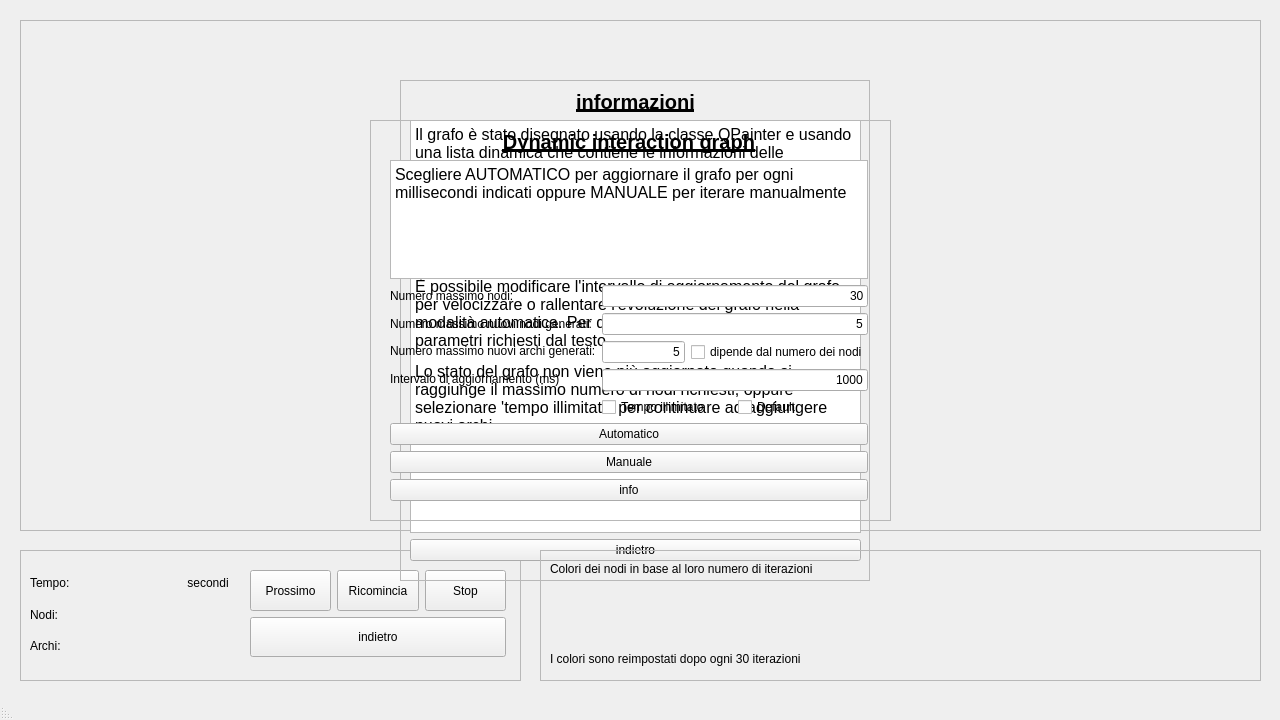
<?xml version="1.0" encoding="UTF-8"?>
<ui version="4.0">
 <class>dynamic_graph</class>
 <widget class="QMainWindow" name="dynamic_graph">
  <property name="geometry">
   <rect>
    <x>0</x>
    <y>0</y>
    <width>1280</width>
    <height>720</height>
   </rect>
  </property>
  <property name="sizePolicy">
   <sizepolicy hsizetype="Expanding" vsizetype="Fixed">
    <horstretch>0</horstretch>
    <verstretch>0</verstretch>
   </sizepolicy>
  </property>
  <property name="minimumSize">
   <size>
    <width>1280</width>
    <height>720</height>
   </size>
  </property>
  <property name="maximumSize">
   <size>
    <width>1280</width>
    <height>720</height>
   </size>
  </property>
  <property name="windowTitle">
   <string>dynamic_graph</string>
  </property>
  <property name="layoutDirection">
   <enum>Qt::RightToLeft</enum>
  </property>
  <widget class="QWidget" name="centralwidget">
   <widget class="QFrame" name="frame">
    <property name="geometry">
     <rect>
      <x>20</x>
      <y>20</y>
      <width>1241</width>
      <height>511</height>
     </rect>
    </property>
    <property name="frameShape">
     <enum>QFrame::StyledPanel</enum>
    </property>
    <property name="frameShadow">
     <enum>QFrame::Raised</enum>
    </property>
   </widget>
   <widget class="QFrame" name="frame_3">
    <property name="geometry">
     <rect>
      <x>20</x>
      <y>550</y>
      <width>501</width>
      <height>131</height>
     </rect>
    </property>
    <property name="frameShape">
     <enum>QFrame::StyledPanel</enum>
    </property>
    <property name="frameShadow">
     <enum>QFrame::Raised</enum>
    </property>
    <widget class="QWidget" name="layoutWidget">
     <property name="geometry">
      <rect>
       <x>10</x>
       <y>20</y>
       <width>211</width>
       <height>89</height>
      </rect>
     </property>
     <layout class="QHBoxLayout" name="horizontalLayout_7">
      <item>
       <layout class="QVBoxLayout" name="verticalLayout_9">
        <item>
         <widget class="QLabel" name="label_12">
          <property name="layoutDirection">
           <enum>Qt::LeftToRight</enum>
          </property>
          <property name="text">
           <string>secondi</string>
          </property>
          <property name="alignment">
           <set>Qt::AlignCenter</set>
          </property>
         </widget>
        </item>
        <item>
         <widget class="QLabel" name="label_13">
          <property name="layoutDirection">
           <enum>Qt::LeftToRight</enum>
          </property>
          <property name="text">
           <string/>
          </property>
          <property name="alignment">
           <set>Qt::AlignCenter</set>
          </property>
         </widget>
        </item>
        <item>
         <widget class="QLabel" name="label_14">
          <property name="layoutDirection">
           <enum>Qt::LeftToRight</enum>
          </property>
          <property name="text">
           <string/>
          </property>
          <property name="alignment">
           <set>Qt::AlignCenter</set>
          </property>
         </widget>
        </item>
       </layout>
      </item>
      <item>
       <layout class="QVBoxLayout" name="verticalLayout_7">
        <property name="sizeConstraint">
         <enum>QLayout::SetFixedSize</enum>
        </property>
        <item>
         <widget class="QLabel" name="label_9">
          <property name="layoutDirection">
           <enum>Qt::LeftToRight</enum>
          </property>
          <property name="text">
           <string/>
          </property>
          <property name="alignment">
           <set>Qt::AlignCenter</set>
          </property>
         </widget>
        </item>
        <item>
         <widget class="QLabel" name="label_10">
          <property name="layoutDirection">
           <enum>Qt::LeftToRight</enum>
          </property>
          <property name="text">
           <string/>
          </property>
          <property name="alignment">
           <set>Qt::AlignCenter</set>
          </property>
         </widget>
        </item>
        <item>
         <widget class="QLabel" name="label_11">
          <property name="layoutDirection">
           <enum>Qt::LeftToRight</enum>
          </property>
          <property name="text">
           <string/>
          </property>
          <property name="alignment">
           <set>Qt::AlignCenter</set>
          </property>
         </widget>
        </item>
       </layout>
      </item>
      <item>
       <layout class="QVBoxLayout" name="verticalLayout_6">
        <property name="sizeConstraint">
         <enum>QLayout::SetFixedSize</enum>
        </property>
        <item>
         <widget class="QLabel" name="label_6">
          <property name="text">
           <string>Tempo:</string>
          </property>
         </widget>
        </item>
        <item>
         <widget class="QLabel" name="label_7">
          <property name="text">
           <string>Nodi:</string>
          </property>
         </widget>
        </item>
        <item>
         <widget class="QLabel" name="label_8">
          <property name="text">
           <string>Archi:</string>
          </property>
         </widget>
        </item>
       </layout>
      </item>
     </layout>
    </widget>
    <widget class="QWidget" name="verticalLayoutWidget_2">
     <property name="geometry">
      <rect>
       <x>230</x>
       <y>20</y>
       <width>256</width>
       <height>87</height>
      </rect>
     </property>
     <layout class="QVBoxLayout" name="verticalLayout_4">
      <item>
       <layout class="QHBoxLayout" name="horizontalLayout">
        <item>
         <widget class="QPushButton" name="pushButton">
          <property name="sizePolicy">
           <sizepolicy hsizetype="Expanding" vsizetype="Fixed">
            <horstretch>0</horstretch>
            <verstretch>0</verstretch>
           </sizepolicy>
          </property>
          <property name="maximumSize">
           <size>
            <width>1000</width>
            <height>50</height>
           </size>
          </property>
          <property name="text">
           <string>Stop</string>
          </property>
         </widget>
        </item>
        <item>
         <widget class="QPushButton" name="stop_2">
          <property name="sizePolicy">
           <sizepolicy hsizetype="Expanding" vsizetype="Fixed">
            <horstretch>0</horstretch>
            <verstretch>0</verstretch>
           </sizepolicy>
          </property>
          <property name="maximumSize">
           <size>
            <width>1000</width>
            <height>50</height>
           </size>
          </property>
          <property name="text">
           <string>Ricomincia</string>
          </property>
         </widget>
        </item>
        <item>
         <widget class="QPushButton" name="next">
          <property name="sizePolicy">
           <sizepolicy hsizetype="Expanding" vsizetype="Fixed">
            <horstretch>0</horstretch>
            <verstretch>0</verstretch>
           </sizepolicy>
          </property>
          <property name="maximumSize">
           <size>
            <width>1000</width>
            <height>50</height>
           </size>
          </property>
          <property name="text">
           <string>Prossimo</string>
          </property>
         </widget>
        </item>
       </layout>
      </item>
      <item>
       <layout class="QHBoxLayout" name="horizontalLayout_4">
        <item>
         <widget class="QPushButton" name="stop">
          <property name="sizePolicy">
           <sizepolicy hsizetype="Expanding" vsizetype="Fixed">
            <horstretch>0</horstretch>
            <verstretch>0</verstretch>
           </sizepolicy>
          </property>
          <property name="maximumSize">
           <size>
            <width>1000</width>
            <height>50</height>
           </size>
          </property>
          <property name="text">
           <string>indietro</string>
          </property>
         </widget>
        </item>
       </layout>
      </item>
     </layout>
    </widget>
   </widget>
   <widget class="QFrame" name="frame_4">
    <property name="geometry">
     <rect>
      <x>400</x>
      <y>80</y>
      <width>470</width>
      <height>501</height>
     </rect>
    </property>
    <property name="frameShape">
     <enum>QFrame::StyledPanel</enum>
    </property>
    <property name="frameShadow">
     <enum>QFrame::Raised</enum>
    </property>
    <widget class="QWidget" name="verticalLayoutWidget_3">
     <property name="geometry">
      <rect>
       <x>10</x>
       <y>10</y>
       <width>451</width>
       <height>471</height>
      </rect>
     </property>
     <layout class="QVBoxLayout" name="verticalLayout_3">
      <item>
       <widget class="QLabel" name="label_15">
        <property name="font">
         <font>
          <pointsize>15</pointsize>
          <weight>75</weight>
          <bold>true</bold>
          <underline>true</underline>
         </font>
        </property>
        <property name="layoutDirection">
         <enum>Qt::LeftToRight</enum>
        </property>
        <property name="text">
         <string>informazioni</string>
        </property>
        <property name="alignment">
         <set>Qt::AlignCenter</set>
        </property>
       </widget>
      </item>
      <item>
       <widget class="QTextBrowser" name="textBrowser_2">
        <property name="lineWrapMode">
         <enum>QTextEdit::WidgetWidth</enum>
        </property>
        <property name="html">
         <string>&lt;!DOCTYPE HTML PUBLIC &quot;-//W3C//DTD HTML 4.0//EN&quot; &quot;http://www.w3.org/TR/REC-html40/strict.dtd&quot;&gt;
&lt;html&gt;&lt;head&gt;&lt;meta name=&quot;qrichtext&quot; content=&quot;1&quot; /&gt;&lt;style type=&quot;text/css&quot;&gt;
p, li { white-space: pre-wrap; }
&lt;/style&gt;&lt;/head&gt;&lt;body style=&quot; font-family:'Open Sans'; font-size:9pt; font-weight:400; font-style:normal;&quot;&gt;
&lt;p style=&quot; margin-top:12px; margin-bottom:0px; margin-left:0px; margin-right:0px; -qt-block-indent:0; text-indent:0px; line-height:100%; background-color:transparent;&quot;&gt;&lt;span style=&quot; font-family:'Open Sans'; font-size:12pt; background-color:transparent;&quot;&gt;Il grafo è stato disegnato usando la classe QPainter e usando una lista dinamica che contiene le informazioni delle coordinate dei nodi e degli archi.&lt;/span&gt;&lt;/p&gt;
&lt;p style=&quot; margin-top:12px; margin-bottom:0px; margin-left:0px; margin-right:0px; -qt-block-indent:0; text-indent:0px; line-height:100%; background-color:transparent;&quot;&gt;&lt;span style=&quot; font-family:'Open Sans'; font-size:12pt; background-color:transparent;&quot;&gt;Non era chiaro se ci fosse un numero massimo di archi e nodi generati a ogni iterazione, quindi è stato permesso all' utente di sceglierlo. L' utente può anche decidere se visualizzare il grafo aggiornato periodicamente oppure manualmente. &lt;/span&gt;&lt;/p&gt;
&lt;p style=&quot; margin-top:12px; margin-bottom:0px; margin-left:0px; margin-right:0px; -qt-block-indent:0; text-indent:0px; line-height:100%; background-color:transparent;&quot;&gt;&lt;span style=&quot; font-family:'Open Sans'; font-size:12pt; background-color:transparent;&quot;&gt;È possibile modificare l'intervallo di aggiornamento del grafo per velocizzare o rallentare l'evoluzione del grafo nella modalità automatica. Per default vengono impostati i parametri richiesti dal testo.&lt;/span&gt;&lt;/p&gt;
&lt;p style=&quot; margin-top:12px; margin-bottom:0px; margin-left:0px; margin-right:0px; -qt-block-indent:0; text-indent:0px; line-height:100%; background-color:transparent;&quot;&gt;&lt;span style=&quot; font-family:'Open Sans'; font-size:12pt; background-color:transparent;&quot;&gt;Lo stato del grafo non viene più aggiornato quando si raggiunge il massimo numero di nodi richiesti, oppure selezionare 'tempo illimitato' per continuare ad aggiungere nuovi archi.&lt;/span&gt;&lt;/p&gt;&lt;/body&gt;&lt;/html&gt;</string>
        </property>
       </widget>
      </item>
      <item>
       <widget class="QPushButton" name="indietro">
        <property name="text">
         <string>indietro</string>
        </property>
       </widget>
      </item>
     </layout>
    </widget>
   </widget>
   <widget class="QFrame" name="frame_2">
    <property name="geometry">
     <rect>
      <x>370</x>
      <y>120</y>
      <width>521</width>
      <height>401</height>
     </rect>
    </property>
    <property name="frameShape">
     <enum>QFrame::StyledPanel</enum>
    </property>
    <property name="frameShadow">
     <enum>QFrame::Raised</enum>
    </property>
    <widget class="QWidget" name="verticalLayoutWidget">
     <property name="geometry">
      <rect>
       <x>20</x>
       <y>10</y>
       <width>478</width>
       <height>371</height>
      </rect>
     </property>
     <property name="layoutDirection">
      <enum>Qt::LeftToRight</enum>
     </property>
     <layout class="QVBoxLayout" name="verticalLayout">
      <item>
       <widget class="QLabel" name="label">
        <property name="font">
         <font>
          <pointsize>15</pointsize>
          <weight>75</weight>
          <bold>true</bold>
          <underline>true</underline>
         </font>
        </property>
        <property name="layoutDirection">
         <enum>Qt::LeftToRight</enum>
        </property>
        <property name="text">
         <string>Dynamic interaction graph</string>
        </property>
        <property name="textFormat">
         <enum>Qt::AutoText</enum>
        </property>
        <property name="alignment">
         <set>Qt::AlignCenter</set>
        </property>
       </widget>
      </item>
      <item>
       <widget class="QTextBrowser" name="textBrowser">
        <property name="layoutDirection">
         <enum>Qt::LeftToRight</enum>
        </property>
        <property name="lineWrapMode">
         <enum>QTextEdit::WidgetWidth</enum>
        </property>
        <property name="html">
         <string>&lt;!DOCTYPE HTML PUBLIC &quot;-//W3C//DTD HTML 4.0//EN&quot; &quot;http://www.w3.org/TR/REC-html40/strict.dtd&quot;&gt;
&lt;html&gt;&lt;head&gt;&lt;meta name=&quot;qrichtext&quot; content=&quot;1&quot; /&gt;&lt;style type=&quot;text/css&quot;&gt;
p, li { white-space: pre-wrap; }
&lt;/style&gt;&lt;/head&gt;&lt;body style=&quot; font-family:'Open Sans'; font-size:9pt; font-weight:400; font-style:normal;&quot;&gt;
&lt;p style=&quot; margin-top:0px; margin-bottom:0px; margin-left:0px; margin-right:0px; -qt-block-indent:0; text-indent:0px;&quot;&gt;&lt;span style=&quot; font-family:'Open Sans'; font-size:12pt;&quot;&gt;Scegliere AUTOMATICO per aggiornare il grafo per ogni millisecondi indicati oppure MANUALE per iterare manualmente&lt;/span&gt;&lt;/p&gt;&lt;/body&gt;&lt;/html&gt;</string>
        </property>
       </widget>
      </item>
      <item>
       <layout class="QHBoxLayout" name="horizontalLayout_8">
        <item>
         <layout class="QVBoxLayout" name="verticalLayout_11">
          <item>
           <widget class="QLabel" name="label_2">
            <property name="layoutDirection">
             <enum>Qt::LeftToRight</enum>
            </property>
            <property name="text">
             <string>Numero massimo nodi:</string>
            </property>
           </widget>
          </item>
          <item>
           <widget class="QLabel" name="label_3">
            <property name="layoutDirection">
             <enum>Qt::LeftToRight</enum>
            </property>
            <property name="text">
             <string>Numero massimo nuovi nodi generati:</string>
            </property>
           </widget>
          </item>
          <item>
           <widget class="QLabel" name="label_4">
            <property name="layoutDirection">
             <enum>Qt::LeftToRight</enum>
            </property>
            <property name="text">
             <string>Numero massimo nuovi archi generati:</string>
            </property>
           </widget>
          </item>
          <item>
           <widget class="QLabel" name="label_5">
            <property name="layoutDirection">
             <enum>Qt::LeftToRight</enum>
            </property>
            <property name="text">
             <string>Intervalo di aggiornamento (ms)</string>
            </property>
           </widget>
          </item>
          <item>
           <widget class="QLabel" name="label_16">
            <property name="text">
             <string/>
            </property>
           </widget>
          </item>
         </layout>
        </item>
        <item>
         <layout class="QVBoxLayout" name="verticalLayout_2">
          <item>
           <widget class="QLineEdit" name="lineEdit_10">
            <property name="sizePolicy">
             <sizepolicy hsizetype="Expanding" vsizetype="Fixed">
              <horstretch>0</horstretch>
              <verstretch>0</verstretch>
             </sizepolicy>
            </property>
            <property name="maximumSize">
             <size>
              <width>1000</width>
              <height>25</height>
             </size>
            </property>
            <property name="layoutDirection">
             <enum>Qt::LeftToRight</enum>
            </property>
            <property name="text">
             <string>30</string>
            </property>
            <property name="alignment">
             <set>Qt::AlignRight|Qt::AlignTrailing|Qt::AlignVCenter</set>
            </property>
           </widget>
          </item>
          <item>
           <widget class="QLineEdit" name="lineEdit_11">
            <property name="sizePolicy">
             <sizepolicy hsizetype="Expanding" vsizetype="Fixed">
              <horstretch>0</horstretch>
              <verstretch>0</verstretch>
             </sizepolicy>
            </property>
            <property name="maximumSize">
             <size>
              <width>1000</width>
              <height>25</height>
             </size>
            </property>
            <property name="layoutDirection">
             <enum>Qt::LeftToRight</enum>
            </property>
            <property name="text">
             <string>5</string>
            </property>
            <property name="alignment">
             <set>Qt::AlignRight|Qt::AlignTrailing|Qt::AlignVCenter</set>
            </property>
           </widget>
          </item>
          <item>
           <layout class="QHBoxLayout" name="horizontalLayout_2">
            <item>
             <widget class="QLineEdit" name="lineEdit_12">
              <property name="sizePolicy">
               <sizepolicy hsizetype="Expanding" vsizetype="Fixed">
                <horstretch>0</horstretch>
                <verstretch>0</verstretch>
               </sizepolicy>
              </property>
              <property name="maximumSize">
               <size>
                <width>146</width>
                <height>25</height>
               </size>
              </property>
              <property name="layoutDirection">
               <enum>Qt::LeftToRight</enum>
              </property>
              <property name="text">
               <string>5</string>
              </property>
              <property name="alignment">
               <set>Qt::AlignRight|Qt::AlignTrailing|Qt::AlignVCenter</set>
              </property>
             </widget>
            </item>
            <item>
             <widget class="QCheckBox" name="checkBox">
              <property name="layoutDirection">
               <enum>Qt::LeftToRight</enum>
              </property>
              <property name="text">
               <string>dipende dal numero dei nodi</string>
              </property>
             </widget>
            </item>
           </layout>
          </item>
          <item>
           <widget class="QLineEdit" name="lineEdit">
            <property name="minimumSize">
             <size>
              <width>0</width>
              <height>0</height>
             </size>
            </property>
            <property name="maximumSize">
             <size>
              <width>16777215</width>
              <height>16777215</height>
             </size>
            </property>
            <property name="layoutDirection">
             <enum>Qt::LeftToRight</enum>
            </property>
            <property name="text">
             <string>1000</string>
            </property>
            <property name="alignment">
             <set>Qt::AlignRight|Qt::AlignTrailing|Qt::AlignVCenter</set>
            </property>
           </widget>
          </item>
          <item>
           <layout class="QHBoxLayout" name="horizontalLayout_3">
            <item>
             <widget class="QCheckBox" name="checkBox_2">
              <property name="layoutDirection">
               <enum>Qt::LeftToRight</enum>
              </property>
              <property name="text">
               <string>Tempo illimitato</string>
              </property>
             </widget>
            </item>
            <item>
             <widget class="QCheckBox" name="checkBox_6">
              <property name="layoutDirection">
               <enum>Qt::LeftToRight</enum>
              </property>
              <property name="text">
               <string>Default</string>
              </property>
             </widget>
            </item>
           </layout>
          </item>
         </layout>
        </item>
       </layout>
      </item>
      <item>
       <widget class="QPushButton" name="Automatico">
        <property name="sizePolicy">
         <sizepolicy hsizetype="Minimum" vsizetype="Maximum">
          <horstretch>0</horstretch>
          <verstretch>0</verstretch>
         </sizepolicy>
        </property>
        <property name="maximumSize">
         <size>
          <width>1000</width>
          <height>1000</height>
         </size>
        </property>
        <property name="layoutDirection">
         <enum>Qt::LeftToRight</enum>
        </property>
        <property name="text">
         <string>Automatico</string>
        </property>
       </widget>
      </item>
      <item>
       <widget class="QPushButton" name="Manuale">
        <property name="sizePolicy">
         <sizepolicy hsizetype="Minimum" vsizetype="Fixed">
          <horstretch>0</horstretch>
          <verstretch>0</verstretch>
         </sizepolicy>
        </property>
        <property name="maximumSize">
         <size>
          <width>1000</width>
          <height>1000</height>
         </size>
        </property>
        <property name="layoutDirection">
         <enum>Qt::LeftToRight</enum>
        </property>
        <property name="text">
         <string>Manuale</string>
        </property>
       </widget>
      </item>
      <item>
       <widget class="QPushButton" name="info">
        <property name="maximumSize">
         <size>
          <width>1000</width>
          <height>1000</height>
         </size>
        </property>
        <property name="text">
         <string>info</string>
        </property>
       </widget>
      </item>
     </layout>
    </widget>
   </widget>
   <widget class="QFrame" name="frame_5">
    <property name="geometry">
     <rect>
      <x>540</x>
      <y>550</y>
      <width>721</width>
      <height>131</height>
     </rect>
    </property>
    <property name="frameShape">
     <enum>QFrame::StyledPanel</enum>
    </property>
    <property name="frameShadow">
     <enum>QFrame::Raised</enum>
    </property>
    <widget class="QLabel" name="label_17">
     <property name="geometry">
      <rect>
       <x>10</x>
       <y>10</y>
       <width>291</width>
       <height>17</height>
      </rect>
     </property>
     <property name="text">
      <string>Colori dei nodi in base al loro numero di iterazioni</string>
     </property>
    </widget>
    <widget class="QLabel" name="label_18">
     <property name="geometry">
      <rect>
       <x>10</x>
       <y>100</y>
       <width>271</width>
       <height>17</height>
      </rect>
     </property>
     <property name="text">
      <string>I colori sono reimpostati dopo ogni 30 iterazioni</string>
     </property>
    </widget>
   </widget>
  </widget>
  <widget class="QMenuBar" name="menubar">
   <property name="geometry">
    <rect>
     <x>0</x>
     <y>0</y>
     <width>1280</width>
     <height>22</height>
    </rect>
   </property>
  </widget>
  <widget class="QStatusBar" name="statusbar"/>
 </widget>
 <resources/>
 <connections/>
</ui>
